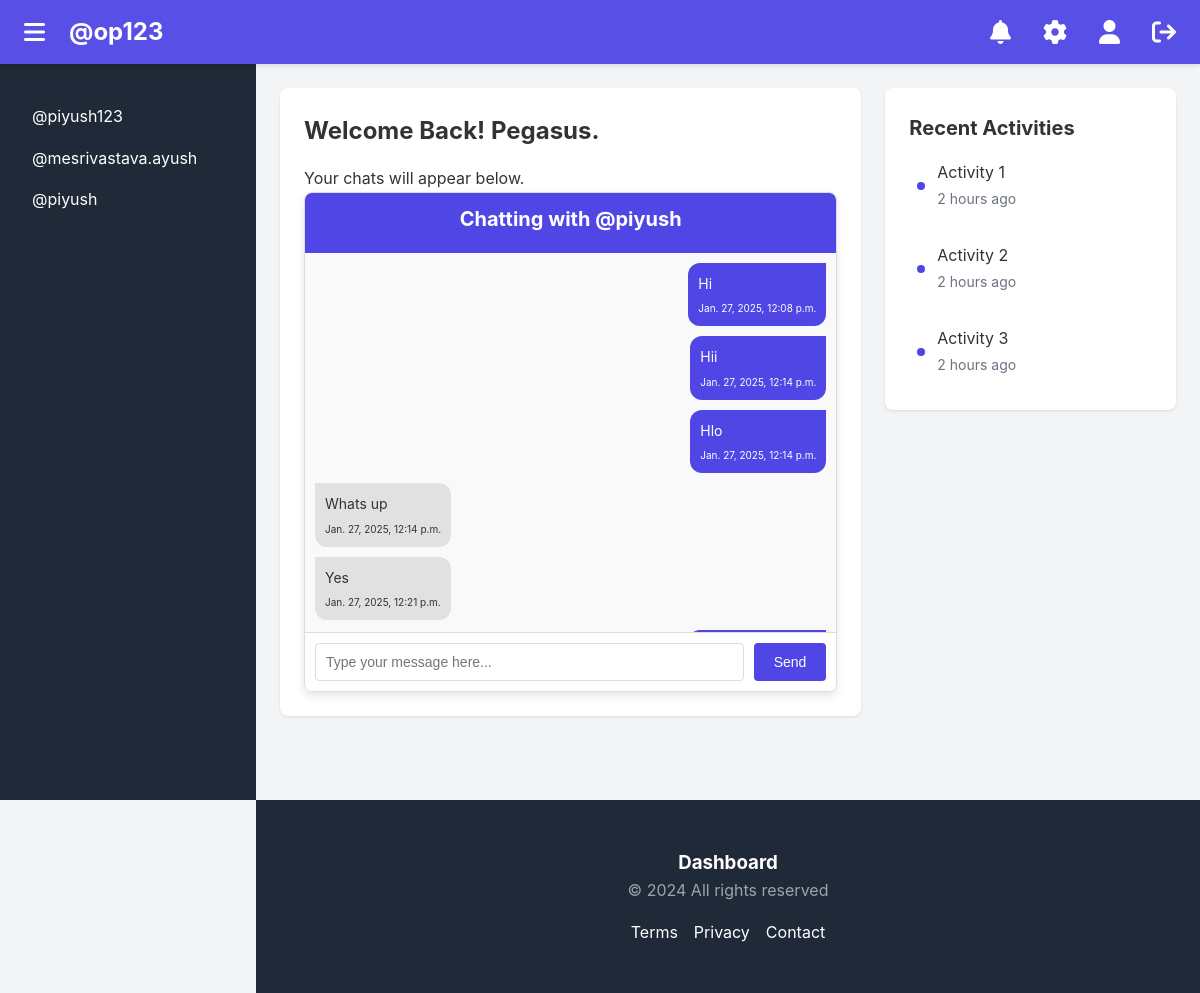
Page /piyush/ (signed in) on the committed database.
### server/models.py (models this page shows)
class CustomUser(AbstractBaseUser, PermissionsMixin):
    email = models.EmailField(unique=True)
    username=models.CharField(max_length=25)
    first_name = models.CharField(max_length=30)
    last_name = models.CharField(max_length=30)
    is_active = models.BooleanField(default=True)
    is_staff = models.BooleanField(default=False)
    date_joined = models.DateTimeField(auto_now_add=True)
    objects = CustomUserManager()
    USERNAME_FIELD = 'email'
    REQUIRED_FIELDS = ['username','first_name','last_name']
    def __str__(self):
        return self.email

class ChatModel(models.Model):
    sender=models.ForeignKey(settings.AUTH_USER_MODEL, on_delete=models.SET_NULL,  # Changed from CASCADE to SET_NULL
        related_name='sender',
        null=True,  # Allow null values
        blank=True  # Allow blank in forms
    )
    message=models.TextField(null=True, blank=True)
    thread_name=models.CharField(max_length=100,null=True, blank=True)
    timestamp=models.DateTimeField(default=timezone.now)
    def __str__(self):
        return self.message

### server/views.py (the view)
# urls.py: path("<str:username>/", chatPage, name="chat"),
@login_required(login_url="/login")
def chatPage(request, username):
    try:
        user_obj = CustomUser.objects.get(username=username)
    except CustomUser.DoesNotExist:
        raise Http404("User does not exist")
    users=CustomUser.objects.exclude(email=request.user.email)
    if request.user.id > user_obj.id:
        thread_name = f"{request.user.id}-{user_obj.id}"
    else:
        thread_name = f"{user_obj.id}-{request.user.id}"
    chat_messages=ChatModel.objects.filter(thread_name=thread_name)
    context = {'users':users, 'user_obj':user_obj, 'messages':chat_messages}
    print(context)
    return render(request, "chatPage.html", context=context)

### server/templates/chatPage.html (shortened to what this page needs)
{% load static %}
<!DOCTYPE html>
<html lang="en">
<head>
    <link rel="stylesheet" href="{% static 'styles.css' %}">
    <link rel="stylesheet" href="https://cdnjs.cloudflare.com/ajax/libs/font-awesome/6.0.0-beta3/css/all.min.css">
</head>
<body>
    <nav class="navbar">
        <div class="navbar-content">
            <div class="nav-left">
                <button id="menuToggle" class="menu-button">
                <i class="fas fa-bars" style="font-size: 24px;"></i>
                </button>
                <h1>@{{request.user.username}}</h1>
            </div>
            <div class="nav-right">
                <button class="icon-button">
                    <i class="fas fa-bell" style="font-size: 24px;"></i>
                </button>
                <button class="icon-button">
                    <i class="fas fa-cog" style="font-size: 24px;"></i>
                </button>
                <button class="icon-button">
                    <i class="fas fa-user" style="font-size: 24px;"></i>
                </button>
                <button class="icon-button" href="{% url 'logout' %}">
                    <i class="fa fa-sign-out" style="font-size: 24px;"></i>
                </button>
            </div>
        </div>
    </nav>
    <div class="layout">
        <aside class="sidebar" id="sidebar">
            <nav class="sidebar-nav">
                {% for user in users %}
                    <a href="{% url 'chat' username=user.username %}" class="nav-item">@{{ user.username}}</a>
                {% endfor %}
            </nav>
        </aside>
        <main class="main-content" id="mainContent">
            <div class="container">
                <div class="grid">
                    <div class="main-area">
                        <div class="card">
                            <h2>Welcome Back! {{request.user.first_name}}.</h2>
                            <p>Your chats will appear below.</p>
                            <div class="chat-box">
                                <div class="chat-header">
                                    <h3>Chatting with @{{user_obj.username}} </h3>
                                </div>
                                <div class="chat-messages" id="chatMessages">
                                    {% for message in messages %}
                                        {% if message.sender == request.user %}
                                            <div class="message sent">
                                                <p>{{message.message}}</p>
                                                <small>{{message.timestamp}}</small>
                                            </div>
                                        {% else %}
                                            <div class="message received">
                                                <p>{{message.message}}</p>
                                                <small>{{message.timestamp}}</small>
                                            </div>
                                        {% endif %}
                                    {% endfor %}
                                </div>
                                <div class="chat-input">
                                    <input type="text" id="newMessage" placeholder="Type your message here...">
                                    <button type="submit" id="sendMessage" class="send-button">Send</button>
                                </div>
                            </div>
                        </div>
                    </div>
                    <div class="right-panel">
                        <div class="sticky-content">
                            <div class="card">
                                <h3>Recent Activities</h3>
                                <div class="activity-list">
                                    <div class="activity-item">
                                        <div class="activity-dot"></div>
                                        <div class="activity-content">
                                            <p>Activity 1</p>
                                            <small>2 hours ago</small>
                                        </div>
                                    </div>
                                    <div class="activity-item">
                                        <div class="activity-dot"></div>
                                        <div class="activity-content">
                                            <p>Activity 2</p>
                                            <small>2 hours ago</small>
                                        </div>
                                    </div>
                                    <div class="activity-item">
                                        <div class="activity-dot"></div>
                                        <div class="activity-content">
                                            <p>Activity 3</p>
                                            <small>2 hours ago</small>
                                        </div>
                                    </div>
                                </div>
                            </div>
                        </div>
                    </div>
                </div>
            </div>
        </main>
    </div>
    <footer class="footer" id="footer">
        <div class="container">
            <div class="footer-content">
                <div class="footer-info">
                    <h3>Dashboard</h3>
                    <p>&copy; 2024 All rights reserved</p>
                </div>
                <div class="footer-links">
                    <a href="#">Terms</a>
                    <a href="#">Privacy</a>
                    <a href="#">Contact</a>
                </div>
            </div>
        </div>
    </footer>
</body>
</html>

### server/static/styles.css (style rules this page uses)
* { margin: 0; padding: 0; box-sizing: border-box; }
body { font-family: -apple-system, BlinkMacSystemFont, 'Segoe UI', Roboto, Oxygen, Ubuntu, Cantarell, sans-serif; line-height: 1.6; color: #333; background-color: #f3f4f6; }
.layout { min-height: 100vh; padding-top: 64px; display: flex; }
.container { max-width: 1200px; margin: 0 auto; padding: 1.5rem; }
.navbar { position: fixed; top: 0; left: 0; right: 0; height: 64px; background-color: #4f46e5; color: white; z-index: 9999; box-shadow: 0 2px 4px rgba(0, 0, 0, 0.1); backdrop-filter: blur(8px); background-color: rgba(79, 70, 229, 0.95); }
.navbar-content { max-width: 2000px; margin: 0 auto; height: 100%; display: flex; justify-content: space-between; align-items: center; padding: 0 1rem; }
.nav-left { display: flex; align-items: center; gap: 1rem; }
.nav-right { display: flex; align-items: center; gap: 1rem; }
.menu-button, .icon-button { background: none; border: none; color: white; cursor: pointer; padding: 0.5rem; border-radius: 0.5rem; transition: background-color 0.2s; }
.sidebar { position: fixed; top: 64px; left: 0; width: 256px; height: calc(100vh - 64px); background-color: #1f2937; color: white; transition: transform 0.3s ease; z-index: 40; overflow-y: auto; }
.sidebar-nav { padding: 2rem 1rem; }
.nav-item { display: block; padding: 0.5rem 1rem; color: white; text-decoration: none; border-radius: 0.375rem; transition: background-color 0.2s; }
.main-content { flex: 1; margin-left: 256px; transition: margin-left 0.3s ease; }
.grid { display: grid; grid-template-columns: 2fr 1fr; gap: 1.5rem; }
.card { background-color: white; border-radius: 0.5rem; padding: 1.5rem; box-shadow: 0 1px 3px rgba(0, 0, 0, 0.1); }
.card h2 { font-size: 1.5rem; font-weight: bold; margin-bottom: 1rem; }
.card h3 { font-size: 1.25rem; font-weight: bold; margin-bottom: 0.5rem; }
.activity-list { display: flex; flex-direction: column; gap: 1rem; }
.activity-item { display: flex; align-items: center; gap: 0.75rem; padding: 0.5rem; border-radius: 0.375rem; transition: background-color 0.2s; }
.activity-dot { width: 0.5rem; height: 0.5rem; background-color: #4f46e5; border-radius: 50%; }
.activity-content small { color: #6b7280; font-size: 0.875rem; }
.footer { background-color: #1f2937; color: white; padding: 1.5rem; margin-left: 256px; transition: margin-left 0.3s ease; }
.footer-content { display: flex; flex-direction: column; align-items: center; gap: 1rem; }
.footer-info { text-align: center; }
.footer-info p { color: #9ca3af; }
.footer-links { display: flex; gap: 1rem; }
.footer-links a { color: white; text-decoration: none; transition: color 0.2s; }
.chat-box { border: 1px solid #ddd; border-radius: 8px; display: flex; flex-direction: column; max-height: 500px; overflow: hidden; box-shadow: 0 4px 8px rgba(0, 0, 0, 0.1); }
.chat-header { background-color: #4f46e5;; color: #fff; padding: 10px; text-align: center; font-size: 18px; font-weight: bold; }
.chat-messages { flex-grow: 1; padding: 10px; overflow-y: auto; background-color: #f9f9f9; display: flex; flex-direction: column; }
.message { margin-bottom: 10px; max-width: 80%; padding: 10px; border-radius: 12px; font-size: 14px; position: relative; }
.message.received { background-color: #e1e1e1; align-self: flex-start; border-top-left-radius: 0; }
.message.sent { background-color: #4f46e5;; color: #fff; align-self: flex-end; border-top-right-radius: 0; }
.message small { display: block; font-size: 10px; margin-top: 5px; text-align: right; }
.chat-input { display: flex; padding: 10px; background-color: #fff; border-top: 1px solid #ddd; }
.chat-input input { flex-grow: 1; padding: 10px; border: 1px solid #ddd; border-radius: 4px; font-size: 14px; outline: none; }
.chat-input button { margin-left: 10px; padding: 10px 20px; border: none; background-color: #4f46e5;; color: #fff; border-radius: 4px; cursor: pointer; font-size: 14px; }

### rows in the picture
CustomUser: user.username "op123", user.first_name "Pegasus"
CustomUser: username "piyush123"
CustomUser: username "mesrivastava.ayush"
CustomUser: username "piyush"
ChatModel: message "Hi", timestamp "Jan. 27, 2025, 12:08 p.m."
ChatModel: message "Hii", timestamp "Jan. 27, 2025, 12:14 p.m."
ChatModel: message "Hlo", timestamp "Jan. 27, 2025, 12:14 p.m."
ChatModel: message "Whats up", timestamp "Jan. 27, 2025, 12:14 p.m."
ChatModel: message "Yes", timestamp "Jan. 27, 2025, 12:21 p.m."
